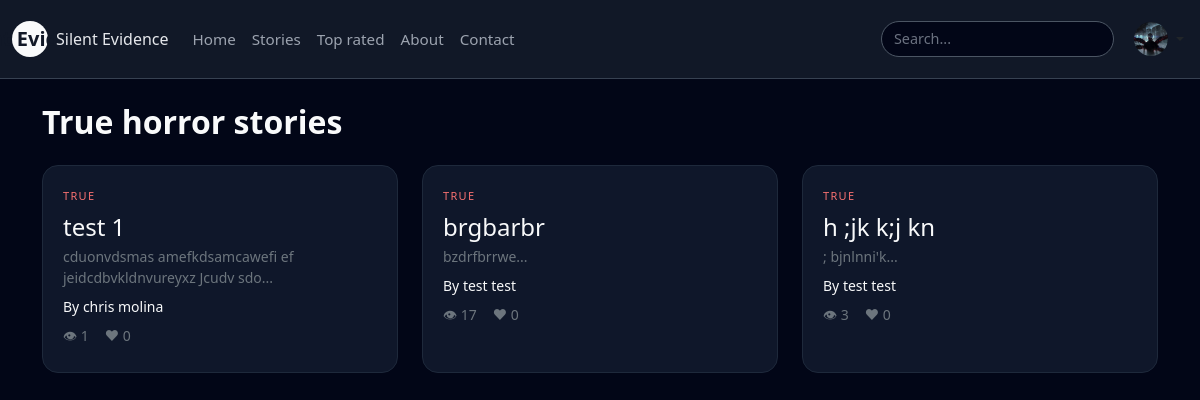
The app's page /stories_true.php (signed in) with its own data.
### tables this page shows
CREATE TABLE `stories` (
  `id` int(10) UNSIGNED NOT NULL,
  `user_id` int(10) UNSIGNED NOT NULL,
  `title` varchar(200) NOT NULL,
  `slug` varchar(220) NOT NULL,
  `category` enum('true','paranormal','urban','short','haunted','ghosts','missing','crime','sleep','forest','night','calls','creatures','abandoned','psychological') NOT NULL DEFAULT 'true',
  `content` longtext NOT NULL,
  `image_path` varchar(255) DEFAULT NULL,
  `is_published` tinyint(1) NOT NULL DEFAULT 1,
  `is_featured` tinyint(1) NOT NULL DEFAULT 0,
  `views` int(10) UNSIGNED NOT NULL DEFAULT 0,
  `likes` int(10) UNSIGNED NOT NULL DEFAULT 0,
  `image` varchar(255) DEFAULT NULL,
  `created_at` datetime NOT NULL DEFAULT current_timestamp(),
  `updated_at` datetime NOT NULL DEFAULT current_timestamp() ON UPDATE current_timestamp()
);

CREATE TABLE `users` (
  `id` int(10) UNSIGNED NOT NULL,
  `username` varchar(50) NOT NULL,
  `email` varchar(190) NOT NULL,
  `password_hash` varchar(255) NOT NULL,
  `display_name` varchar(100) NOT NULL,
  `avatar` varchar(255) DEFAULT NULL,
  `bio` text DEFAULT NULL,
  `role` enum('user','admin') NOT NULL DEFAULT 'user',
  `created_at` datetime NOT NULL DEFAULT current_timestamp(),
  `last_login` datetime DEFAULT NULL
);

### stories_true.php (the view, shortened to what this page needs)
<?php
require 'include/db.php';
$stmt = $pdo->prepare("
    SELECT s.id, s.title, s.content, s.category, s.views, s.likes, s.created_at,
           u.display_name, u.username
    FROM stories s
    JOIN users u ON u.id = s.user_id
    WHERE s.category = 'true' AND s.is_published = 1
    ORDER BY s.created_at DESC
");
$stmt->execute();
$stories = $stmt->fetchAll();
?>
<!doctype html>
<html lang='en'>
<head>
<link rel="stylesheet" href="css/style.css">
<link href='https://cdn.jsdelivr.net/npm/bootstrap@5.3.3/dist/css/bootstrap.min.css' rel='stylesheet'>
</head>
<body>
<?php include 'include/header.php'; ?>
<div class='container py-4'>
    <h1 class='mb-4'>True horror stories</h1>
    <div class='row g-4'>
        <?php foreach ($stories as $story): ?>
        <div class='col-md-4'>
            <a href='story.php?id=<?php echo $story['id']; ?>' class='text-decoration-none'>
                <div class='story-card h-100'>
                    <div class='story-tag mb-2'>TRUE</div>
                    <h4 class='text-light mb-1'>
                        <?php echo htmlspecialchars($story['title']); ?>
                    </h4>
                    <p class='text-secondary small mb-2'>
                        <?php echo htmlspecialchars(substr($story['content'],0,60)); ?>...
                    </p>
                    <p class='small mb-0 text-light'>
                        By <?php echo htmlspecialchars($story['display_name']); ?>
                    </p>
                    <div class='d-flex gap-3 mt-2 text-secondary small'>
                        <span>👁 <?php echo $story['views']; ?></span>
                        <span>❤ <?php echo $story['likes']; ?></span>
                    </div>
                </div>
            </a>
        </div>
        <?php endforeach; ?>
    </div>
</div>
</body>
</html>

### css/style.css (style rules this page uses)
body { background-color: #020617; color: #cbd5e1; font-family: system-ui, -apple-system, BlinkMacSystemFont, "Segoe UI", sans-serif; margin: 0; padding: 0; }
a { text-decoration: none; }
h1 { font-weight: 700; font-size: 2rem; color: #f9fafb; }
p { color: #cbd5e1; font-size: 0.95rem; }
.story-card { background-color: #0f172a; border-radius: 16px; border: 1px solid #1e293b; color: #e5e7eb; overflow: hidden; cursor: pointer; transition: 0.2s; }
.story-card { background: #020617; border-radius: 16px; border: 1px solid #1f2933; transition: border 0.15s ease, transform 0.15s ease, box-shadow 0.15s ease; cursor: pointer; }
.story-tag { font-size: 11px; text-transform: uppercase; letter-spacing: 0.16em; color: #f87171; }
.story-card { background: #0b1120; border: 1px solid #1e293b; border-radius: 18px; padding: 18px; transition: 0.2s; cursor: pointer; }
.story-tag { font-size: 11px; color: #f87171; text-transform: uppercase; letter-spacing: 0.12em; }
.story-card { background-color: #020617; border-radius: 18px; border: 1px solid #111827; padding: 22px 20px 26px; }

### records on screen
stories: title "test 1", content "cduonvdsmas amefkdsamcawefi ef jeidcdbvkldnvureyxz Jcudv sdo", user.display_name "chris molina", views "1", likes "0"
stories: title "brgbarbr", content "bzdrfbrrwe", user.display_name "test test", views "17", likes "0"
stories: title "h ;jk k;j kn", content "; bjnlnni'k", user.display_name "test test", views "3", likes "0"
